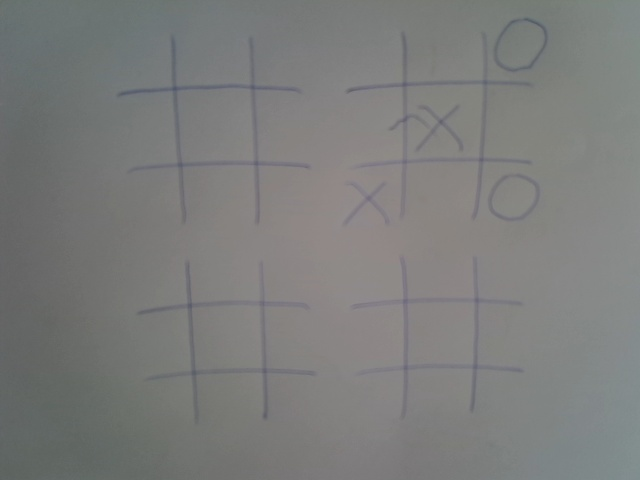
#> input picture DOBOT-XO-main/xo_processing/image.jpg, 640 x 480 px
$ python test1.py
#> lines starting #> are read from the running program, lines starting #| are printed output that depends on the picture
### DOBOT-XO-main/xo_processing/XO_processing.py
import cv2
import numpy as np

def contenu_cell(cells):
    """
    Analyse each cell image to guess if it contains 'X', 'O', or is empty.
    Returns a list of strings (one label per cell).
    """
    results = []
    for cell in cells:

        h, w, _ = cell.shape
        margin_h = int(h * 1)
        margin_w = int(w * 1)
        cropped_cell = cell[margin_h:h - margin_h, margin_w:w - margin_w]

        gray = cv2.cvtColor(cropped_cell, cv2.COLOR_BGR2GRAY)
        _, thresh = cv2.threshold(gray, 128, 255, cv2.THRESH_BINARY_INV)

        ink_pixels = cv2.countNonZero(thresh)
        total_pixels = thresh.shape[0] * thresh.shape[1]
        ink_ratio = ink_pixels / total_pixels

        if ink_ratio < 0.1:
            label = 'empty'
        else:
            contours, _ = cv2.findContours(thresh, cv2.RETR_EXTERNAL, cv2.CHAIN_APPROX_SIMPLE)
            circularity = 0
            if contours:
                c = max(contours, key=cv2.contourArea)
                perimeter = cv2.arcLength(c, True)
                area = cv2.contourArea(c)
                if perimeter > 0:
                    circularity = 4 * np.pi * area / (perimeter * perimeter)

            if 0.5 < circularity < 1.2:
                label = 'O'
            else:
                label = 'X'

        results.append(label)
    return results

def split_boards(image):
    h, w = image.shape[:2]
    board_h = h // 2
    board_w = w // 2
    boards = []

    for i in range(2):
        for j in range(2):
            y1 = i * board_h
            y2 = (i + 1) * board_h
            x1 = j * board_w
            x2 = (j + 1) * board_w
            board = image[y1:y2, x1:x2]
            boards.append(board)

    return boards

def split_into_cells(board):
    h, w = board.shape[:2]
    cell_height = h // 3
    cell_width = w // 3
    cells = []

    for i in range(3):
        for j in range(3):
            y1 = i * cell_height
            y2 = (i + 1) * cell_height
            x1 = j * cell_width
            x2 = (j + 1) * cell_width
            cell = board[y1:y2, x1:x2]
            cells.append(cell)

    return cells

# cv2.waitKey(0)
# cv2.destroyAllWindows()

### DOBOT-XO-main/xo_processing/test1.py
import cv2
import numpy as np
from XO_processing import split_into_cells, contenu_cell, split_boards

IMG = "image.jpg"

image = cv2.imread(IMG)
#> image is the input picture: shape (480, 640, 3); mean B, G, R 123.4, 124.7, 123.8

if image is None:
    print(f"Error: Could not load image. Make sure {IMG} is in the same folder.")
    exit()

height, width = image.shape[:2]
#> height = 480; width = 640

top_crop = 0
bottom_crop = 25
left_crop = 110
right_crop = 80

image = image[top_crop : height - bottom_crop, left_crop : width - right_crop]
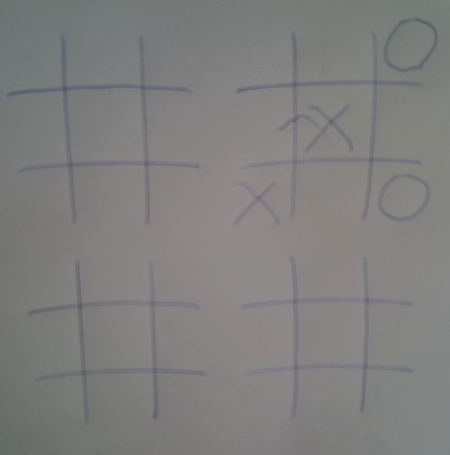
#> image: shape (455, 450, 3); mean B, G, R 126, 127.1, 127.6

# cv2.imshow("Detected Board", image)
# cv2.waitKey(0)


boards = split_boards(image)
#> after the loop in split_boards, `for i in range(2):`: boards = 4 items
#> boards = 4 items
board = boards[3]
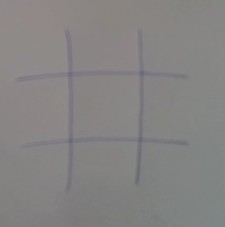
#> board: shape (227, 225, 3); mean of channels 0, 1, 2 130.9, 131.7, 133.4; drawn as B, G, R

# cv2.imshow("Detected Board", board)
# cv2.waitKey(0)


cells = split_into_cells(board)
#> after the loop in split_into_cells, `for i in range(3):`: cells = 9 items
#> cells = 9 items
#> the loop in contenu_cell, `for cell in cells: ` made 1 pass
#> (h, w, margin_h, margin_w) on pass 1: (75, 75, 75, 75)
#> after the loop in contenu_cell, `for cell in cells:`: results = []
#> (the run stopped early here; a loop or call above may not have finished)
